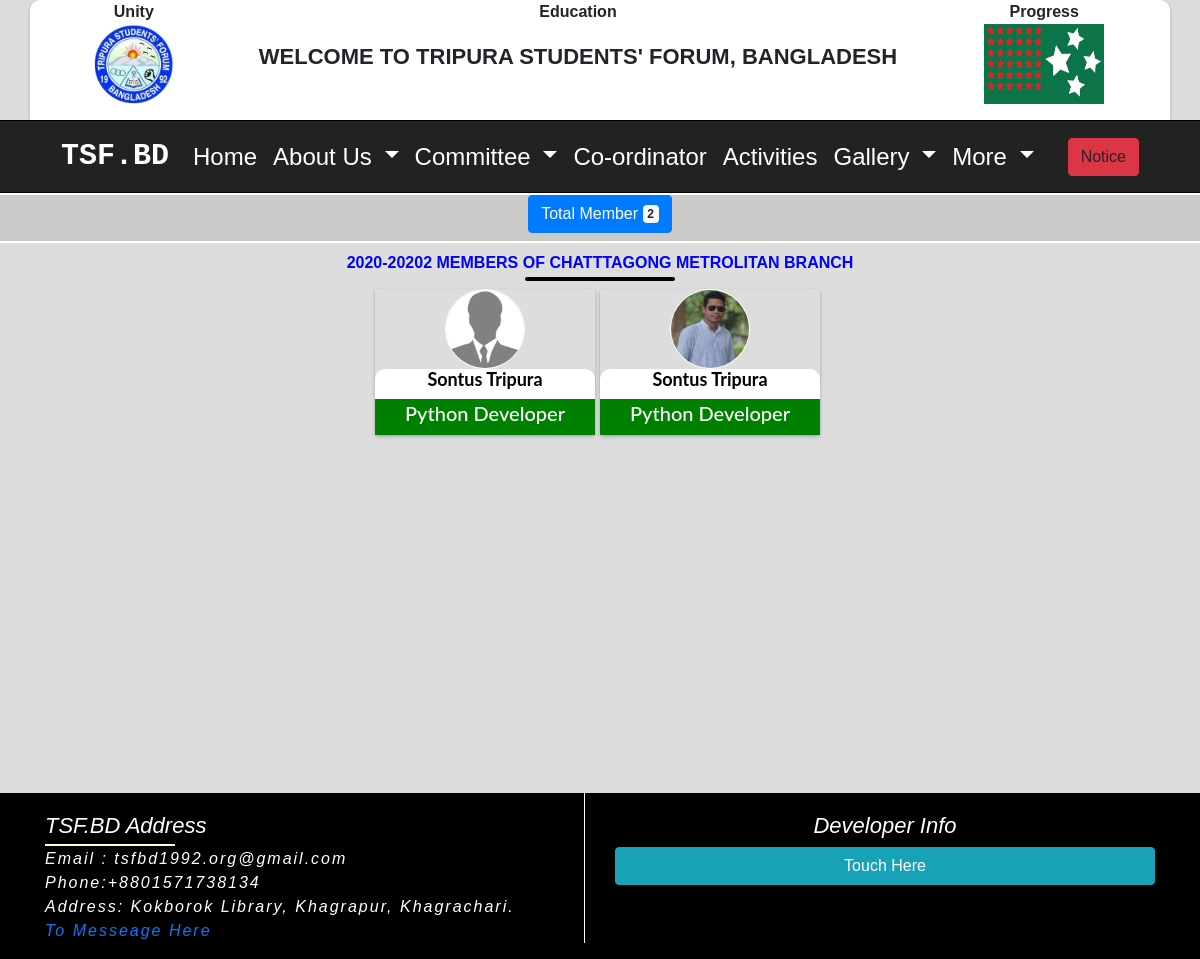
Page /branch-year/member/2020-20202/6/ on the committed database.
### Home_app/models.py (models this page shows, shortened)
class TsfAboutSetting(models.Model):
    tsf_logo = models.ImageField(upload_to='tsf_logo', blank=True)
    tsf_flag = models.ImageField(upload_to='tsf_flag', blank=True)
    tsf_greeting = models.CharField(max_length=255, blank=True)
    country = models.CharField(max_length=255, blank=True)
    tsf_phone = models.CharField(max_length=255, blank=True)
    tsf_email = models.EmailField(max_length=255, blank=True)
    tsf_address = models.TextField(blank=True)
    tsf_about = models.TextField(blank=True)
    tsf_president_name = models.CharField(max_length=255, blank=True)
    tsf_president_photo = models.ImageField(upload_to='president_photo')
    tsf_president_title = models.CharField(max_length=255, blank=True)
    tsf_president_about = models.TextField(blank=True)
    tsf_secretary_name = models.CharField(max_length=255, blank=True)
    tsf_secretary_photo = models.ImageField(upload_to='secretary_photo')
    tsf_secretary_title = models.CharField(max_length=255, blank=True)
    tsf_secretary_about = models.TextField(blank=True)
    tsf_fb_link = models.URLField(max_length=255, blank=True)
    tsf_twitter_link = models.URLField(max_length=255, blank=True)
    tsf_instagram_link = models.URLField(max_length=255, blank=True)
    tsf_linkdin_link = models.URLField(max_length=255, blank=True)
    tsf_youtube_link = models.URLField(max_length=255, blank=True)
    class Meta:
        verbose_name_plural = "TSF ABOUT"

### CommitteApp/models.py (models this page shows, shortened)
class BranchYear(models.Model):
    branchyear = models.CharField(max_length=200)
    slug = AutoSlugField(populate_from='branchyear')
    branches = models.ForeignKey(BranchName, on_delete=models.CASCADE, related_name='branch_names')
    class Meta:
        ordering = ('-id',)
    def __str__(self):
        return f"{self.branchyear } members of {self.branches}"
    class Meta:
        verbose_name_plural = "Branch year"

class BranchName(models.Model):
    branchname = models.CharField(max_length=200)
    slug = AutoSlugField(populate_from='branchname')
    branch_category = models.ForeignKey(BranchCategory, on_delete=models.CASCADE, related_name='branch_categories')
    def __str__(self):
        return self.branchname
    class Meta:
        verbose_name_plural = "Branch Name"

class BranchMember(models.Model):
    STATUS = (
    ('University', 'University'),
    ('College', 'College'),
    ('School', 'School'),
    ('Job', 'Job'),
    ('Other', 'Other'),
    )
    branch_year = models.ForeignKey(BranchYear, on_delete=models.CASCADE, related_name='branch_years')
    photo = models.ImageField(upload_to='branchmember', blank=True)
    University = models.CharField(max_length=100, blank=True)
    name = models.CharField(max_length=50)
    slug = AutoSlugField(populate_from='name')
    position = models.CharField(max_length=50, blank=True)
    blood_group = models.CharField(max_length=20, blank=True)
    phone = models.CharField(max_length=11, blank=True)
    gender = models.CharField(max_length=20, default="Male", choices=(("Male", "Male"), ("Female", "Female")))
    current_enroll = models.CharField(max_length=200, null=True, choices=STATUS)
    facebook = models.URLField(blank=True)
    twitter = models.URLField(blank=True)
    instagram = models.URLField(blank=True)
    linkdin = models.URLField(blank=True)
    class Meta:
        ordering = ('id',)
        verbose_name_plural = "Branch member"

### CommitteApp/views.py (the view)
# urls.py: path('branch-year/member/<slug:slug>/<int:pk>/', views.branch_member, name='branch_member'),
def branch_member(request, slug, pk):
    branch_years = BranchYear.objects.get(slug=slug, pk=pk)
    members = BranchMember.objects.filter(branch_year=branch_years)
    context = { 'members': members, 'branch_years': branch_years}
    return render(request, 'committee/branch_member.html', context)

### About_app/context_processors.py (called while the page is built)
def about_categories(request):
    about_categories = Category.objects.all()
    return {'about_categories': about_categories }

### Home_app/context_processors.py (called while the page is built)
def about_inform(request):
    about_inform = TsfAboutSetting.objects.first()
    return {'about_inform': about_inform}

def developer_info(request):
    developer_info = DeveloperInfo.objects.first()
    return {'developer_info': developer_info}

### Notice/context_processors.py (called while the page is built)
def notice_list(request):
    notice_list = NoticeBoard.objects.filter(publish_date__lte=timezone.now()).order_by('-publish_date')[:1]
    return {'notice_list': notice_list }

### templates/committee/branch_member.html (shortened to what this page needs)
{% extends 'home/base.html' %}
{% load static %}
{% block body %}
<section class="branch_name_list_section">
    <div class="branch_navbar">
       <div class="container text-center">
        <button type="button" class="btn btn-primary">
            Total Member <span class="badge badge-light">{{ members.count }}</span>
          </button>
     </div>
    </div>
<div class="container">
    <h1 class="branch_heading_title">{{ branch_years }} </h1>
    <div class="row justify-content-center">
      {% for member in members %}
      <a href="{% url 'branch_leader_details' member.slug member.pk %}">
        <div class="leader-box">
            <img src=" {% if member.photo %}{{ member.photo.url }} {% else %} {% static 'img/default.jpg' %} {% endif %}" alt="" class="img-fluid leader-image">
          <div class="name-box">
            <h2 class="names">{{ member.name }}</h2>
          </div>
          <div class="positon-box">
           <h3>{{ member.position}}</h3>
          </div>
      </div>
      </a>
      {% empty %}
      <div class="alert alert-danger" role="alert">
        Not added yet..thank you
        </div>
      {% endfor %}
    </div>
  </div>
</section>
{% endblock %}

### templates/home/banner.html
{% load static %}
<section id="banner_section">
  <div class="container logoheder">
     <div class="tsf-logo-box">
       <p  class="dignity">Unity</p>
       <img src="{{ about_inform.tsf_logo.url }}" alt="logo" class="tsf_logo_banner">
     </div>
     <div class="tsf-text-box">
       <p class="dignity">Education</p>
      <h3 class="banner_text">{{ about_inform.tsf_greeting}}, {{ about_inform.country}}</h3>
    </div>
    <div class="tsf-flag-box">
      <p  class="dignity">Progress</p>
      <img src="{{ about_inform.tsf_flag.url}}" alt="flag" class="tsf_flag_banner">
    </div>
    </div>
    </section>

### templates/home/footer.html (shortened to what this page needs)
<div class="container">
    <div class="row">
       <div class="col-md-6">
   <div class="side_left">
    <ul class="footer_list">
      <h2 class="Tsf_info">TSF.BD Address </h2>
       <li class="tsf_email"> Email : {{ about_inform.tsf_email }}</li>
       <li> Phone:{{ about_inform.tsf_phone }}</li>
       <li> Address: {{ about_inform.tsf_address }}</li>
       <li> <a href="{% url 'contact' %}">To Messeage Here</a></li>
     </ul>
   </div>
       </div>
       <div class="col-md-6">
<div class="footer_list">
  <h2 class="developer_title">Developer Info</h2>
<button type="button" class="btn btn-info btn-block" data-toggle="modal" data-target="#exampleModalCenter">
Touch Here
</button>
</div>
            </div>
    </div>
</div>

### Home_app/static/css/home.css (style rules this page uses)
* { margin: 0; padding: 0; }
body { font-family: 'Poppins', sans-serif; }
.logoheder { height: 120px; background: #fff; overflow: hidden; border-radius:10px 10px 0px 0px; box-shadow: rgba(50, 50, 93, 0.25) 0px 2px 5px -1px, rgba(0, 0, 0, 0.3) 0px 1px 3px -1px; }
.dignity { margin: 0; padding: 0; text-align: center; text-transform: capitalize; font-weight: bold; }
.tsf-logo-box { text-align: center; float: left; width: 16%; }
.tsf_logo_banner { height: 80px; width: 80px; border-radius: 50%; }
.tsf-text-box { margin-left: -22px; text-align: center; width: 68%; float: left; }
.tsf_flag_banner { height: 80px; width: 120px; }
.tsf-flag-box { text-align: center; float: left; width: 16%; }
.banner_text { margin-top: 20px; font-weight: bold; text-transform: uppercase; font-size: 22px; }

### Home_app/static/css/leader_app.css (style rules this page uses)
.branch_heading_title { margin-top: 10px; text-align: center; font-size: 16px; text-transform: uppercase; color: blue; font-weight: bold; }
.branch_heading_title:after { content: ''; display: block; width: 150px; height: 4px; background: #000; margin: 5px auto; border-radius: 10px; }
.branch_navbar { min-height: 50px; background-color: rgba(124, 106, 106, 0.171); border-bottom: 2px solid #fff; border-top: 2px solid #fff; }
.branch_name_list_section { min-height: 600px; }
.leader-box { min-height: 120px; min-width: 220px; text-align: center; margin-right: 5px; margin-bottom: 5px; font-family: 'Lato', sans-serif; transition: all ease-in-out; box-shadow: rgba(50, 50, 93, 0.25) 0px 2px 5px -1px, rgba(0, 0, 0, 0.3) 0px 1px 3px -1px; }
.leader-image { border: 1px solid #fff; height: 80px; width: 80px; border-radius: 50%; }
.name-box { margin: 0px; background-color: #fff; height: 30px; border-top-right-radius: 10px; border-top-left-radius: 10px; }
.names { font-size: 18px; font-weight: bold; color: #000!important; text-transform: capitalize; }
.positon-box { padding: 2px; background: green; }
.positon-box h3 { color: #fff; font-size: 20px; text-transform: capitalize; }

### Home_app/static/css/footer.css (style rules this page uses)
.footer_list { padding-top: 20px; }
.side_left { border-right: 1px solid #fff; }
.footer_list li { font-size: 16px; letter-spacing: 2px; font-style: italic; list-style: none; color: #fff; }
.tsf_email { font-size: 16px; font-style: italic; }
.developer_title { text-align: center; color: #fff!important; font-size: 22px; font-style: italic; }
.Tsf_info { color: #fff; font-size: 22px; font-style: italic; position: relative; }
.Tsf_info::after { position: absolute; content: ''; height: 2px; width: 130px; display: block; margin-top: 5px; background: cornsilk; }

### rows in the picture
TsfAboutSetting: tsf_logo (picture), tsf_greeting "WELCOME TO TRIPURA STUDENTS' FORUM", country "BANGLADESH", tsf_flag (picture), tsf_email "tsfbd1992.org@gmail.com", tsf_phone "+8801571738134", tsf_address "Kokborok Library, Khagrapur, Khagrachari."
BranchYear: branchyear+branches "2020-20202 MEMBERS OF CHATTTAGONG METROLITAN BRANCH"
BranchMember: name "Sontus Tripura", position "Python Developer"
BranchMember: photo (picture), name "Sontus Tripura", position "Python Developer"

### other values in the picture
{{ members.count }} "2"
